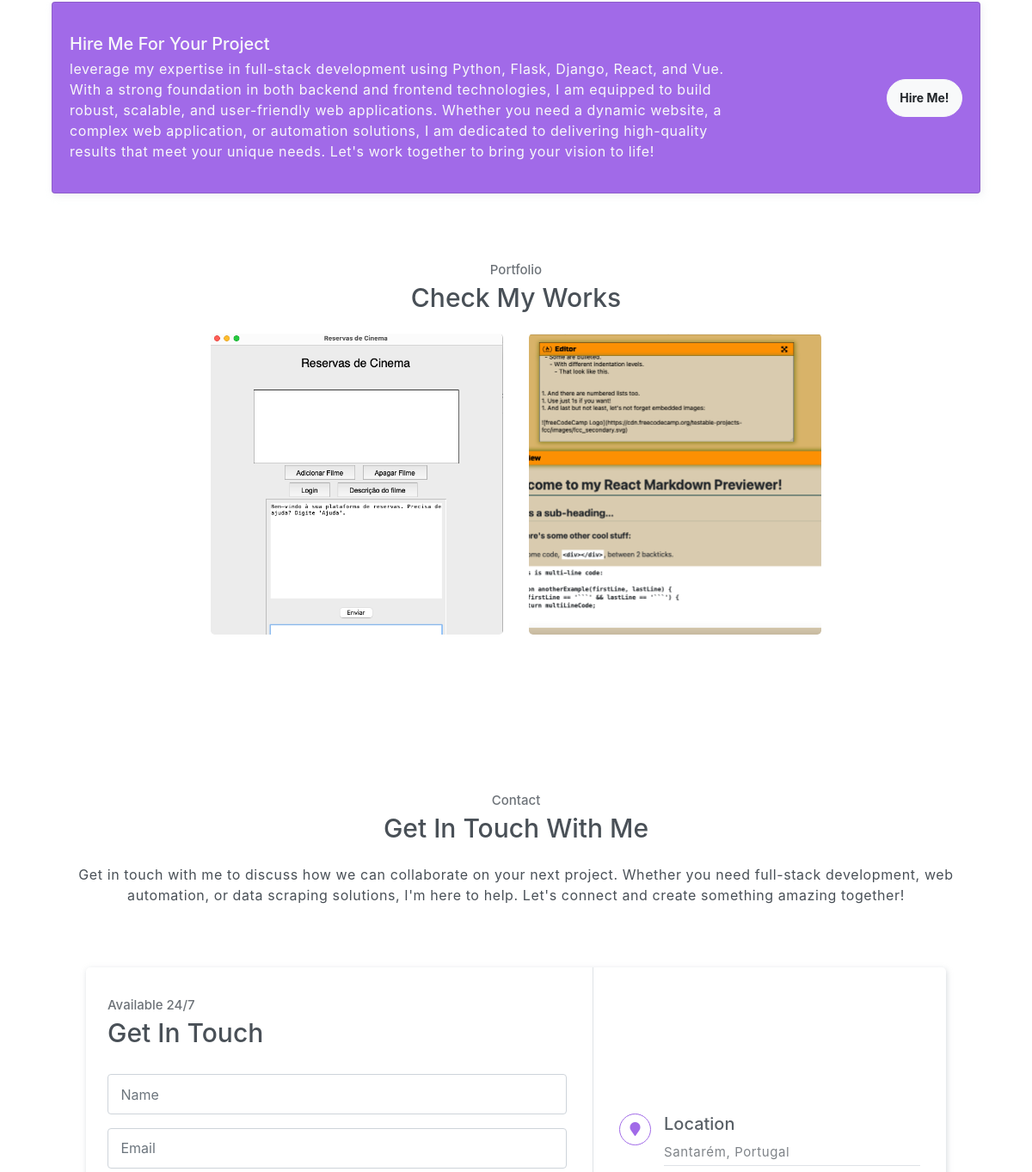
Before: / (middle part) with the older database file.
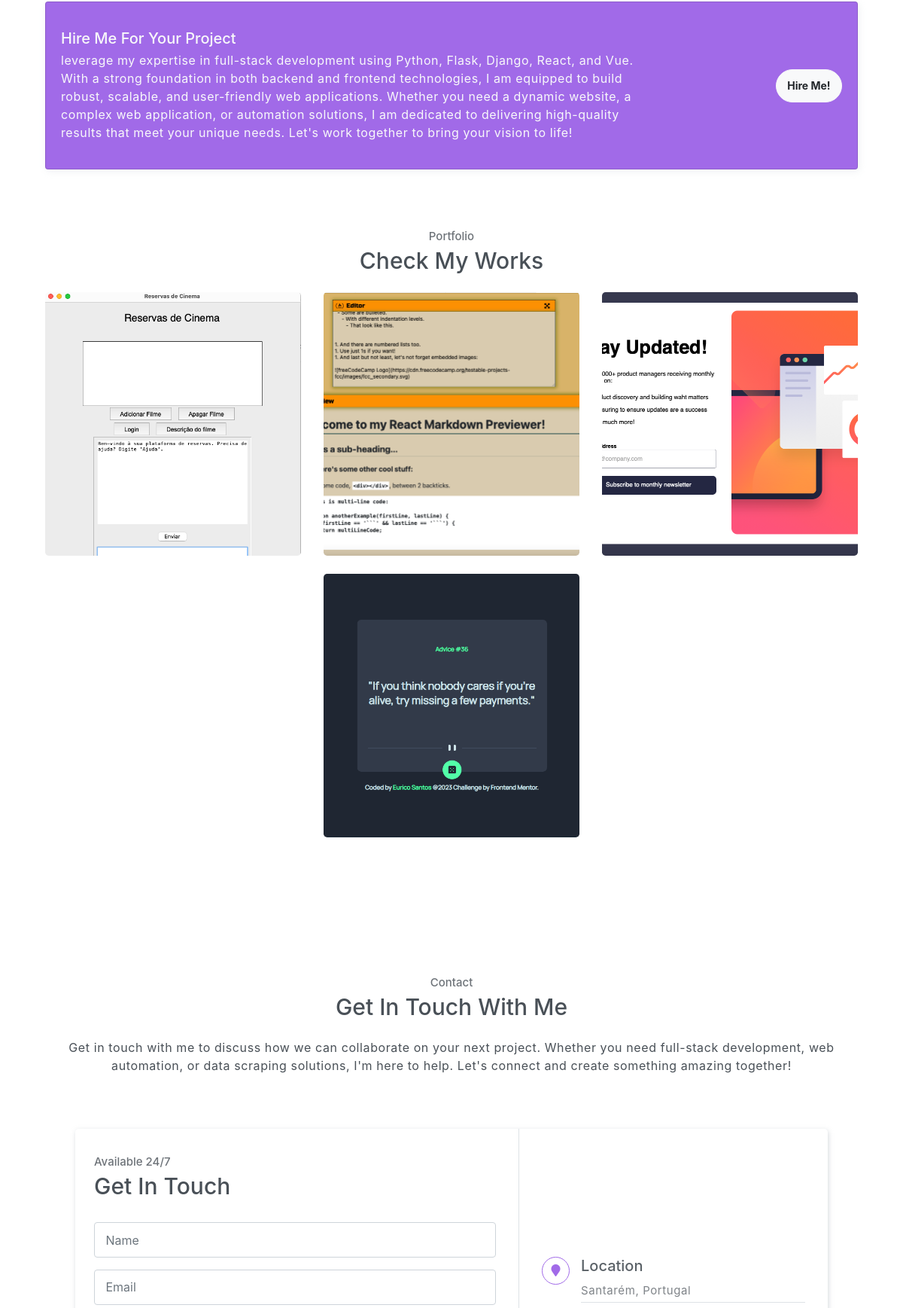
After: the same page with the newer database file.
### models.py (models this page shows, shortened)
class Project(db.Model):
    id = db.Column(db.Integer, primary_key=True)
    name = db.Column(db.String(100), nullable=False)
    description = db.Column(db.Text, nullable=False)
    mini_description = db.Column(db.String(255), nullable=True)
    stack_used = db.Column(db.String(255), nullable=True)
    link = db.Column(db.String(200), nullable=False)
    image = db.Column(db.String(200), nullable=False)
    link_github = db.Column(db.String(200), nullable=False)

### routes.py (the view)
def index():
    projects = Project.query.all()
    return render_template('home.html', projects=projects)

### templates/home.html (shortened to what this page needs)
{% extends "base.html" %}
{% block content %}
 <section class="bg-gray p-0 section">
    <div class="container">
        <div class="card bg-primary">
            <div class="card-body text-light">
                <div class="row align-items-center">
                    <div class="col-sm-9 text-center text-sm-left">
                        <h5 class="mt-3">Hire Me For Your Project</h5>
                        <p class="mb-3">leverage my expertise in full-stack development using Python, Flask, Django, React, and Vue. With a strong foundation in both backend and frontend technologies, I am equipped to build robust, scalable, and user-friendly web applications. Whether you need a dynamic website, a complex web application, or automation solutions, I am dedicated to delivering high-quality results that meet your unique needs. Let's work together to bring your vision to life! </p>
                    </div>
                    <div class="col-sm-3 text-center text-sm-right">
                        <button class="btn btn-light rounded">Hire Me!</button>
                    </div>
                </div>
            </div>
        </div>
    </div>
</section>
<section id="portfolio" class="section">
    <div class="container text-center">
        <h6 class="subtitle">Portfolio</h6>
        <h6 class="section-title mb-4">Check My Works</h6>
        <div class="row justify-content-center">
            {% for project in projects %}
            <div class="col-md-4 col-sm-6 mb-4">
                <div class="img-wrapper" >
                    <img src="{{ url_for('static', filename='images/projects/' + project.image) }}" alt="{{ project.name }}">
                </div>
            </div>
            {% endfor %}
        </div>
    </div>
</section>
 <section id="contact" class="position-relative section">
    <div class="container text-center">
        <h6 class="subtitle">Contact</h6>
        <h6 class="section-title mb-4">Get In Touch With Me</h6>
        <p class="mb-5 pb-4">Get in touch with me to discuss how we can collaborate on your next project. Whether you need full-stack development, web automation, or data scraping solutions, I'm here to help. Let's connect and create something amazing together!</p>
        <div class="contact text-left">
            <div class="form">
                <h6 class="subtitle">Available 24/7</h6>
                <h6 class="section-title mb-4">Get In Touch</h6>
                <form id="contact-form">
                    <div class="form-group">
                        <input type="text" class="form-control" id="exampleInputName" placeholder="Name" required>
                    </div>
                    <div class="form-group">
                        <input type="email" class="form-control" id="exampleInputEmail1" placeholder="Email" required>
                    </div>
                </form>
            </div>
            <div class="contact-infos">
                <div class="item">
                    <i class="fas fa-map-marker "></i>
                    <div class="">
                        <h5>Location</h5>
                        <p> Santarém, Portugal</p>
                    </div>
                </div>
            </div>
        </div>
    </div>
</section>
{% endblock %}

### templates/base.html (shortened to what this page needs)
<!DOCTYPE html>
<html lang="en">
<head>
    <link rel="stylesheet" href="{{ url_for('static', filename='css/style.css') }}">
    <link rel="stylesheet" href="https://cdnjs.cloudflare.com/ajax/libs/font-awesome/5.15.4/css/all.min.css">
</head>
<body>
    <div class="container">
        {% block content %}{% endblock %}
    </div>
</body>
</html>

Changed rows visible on the page:
added Project: image (picture)
added Project: image (picture)
